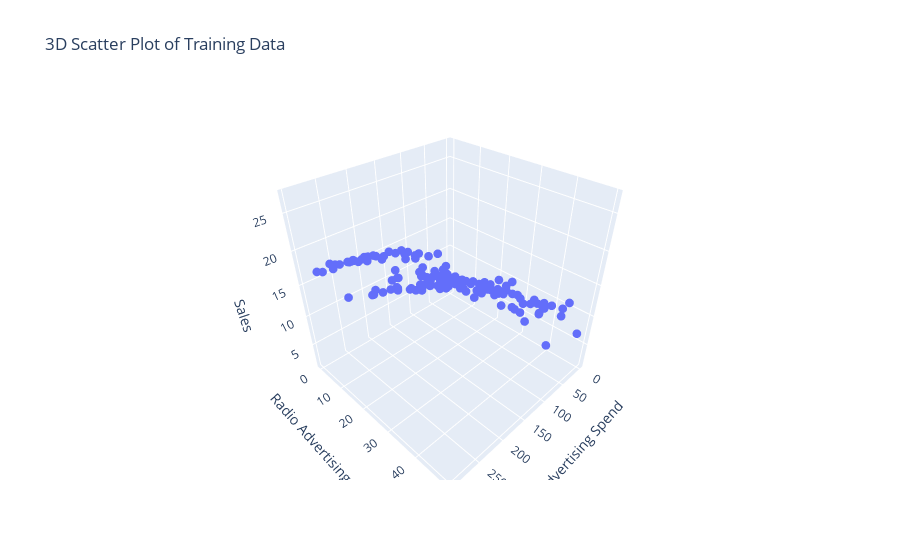

Notebook code cell kept with this figure:
### Code cell
scatter = go.Scatter3d(
    x=X_train['TV'], y=X_train['Radio'], z=y_train,
    mode='markers',
    marker=dict(size=3),
    name='Training data'
)

# Create the figure and add the scatter plot
fig = go.Figure(data=[scatter])

# Update the layout
fig.update_layout(
    title='3D Scatter Plot of Training Data',
    scene=dict(
        xaxis_title='TV Advertising Spend',
        yaxis_title='Radio Advertising Spend',
        zaxis_title='Sales'
    )
)

# Show the figure
fig.show()

### Figure 1 — Plotly figure (JSON) as saved in the notebook; plotly's stock layout.template omitted (floating-point values rounded to 4 significant figures; data arrays with more than 128 entries replaced by an {"elided": "..."} marker saying what was removed)
{"data": [{"marker": {"size": 3}, "mode": "markers", "name": "Training data", "type": "scatter3d", "x": {"elided": "140 float values"}, "y": {"elided": "140 float values"}, "z": {"elided": "140 float values"}}], "layout": {"scene": {"xaxis": {"title": {"text": "TV Advertising Spend"}}, "yaxis": {"title": {"text": "Radio Advertising Spend"}}, "zaxis": {"title": {"text": "Sales"}}}, "title": {"text": "3D Scatter Plot of Training Data"}}}
